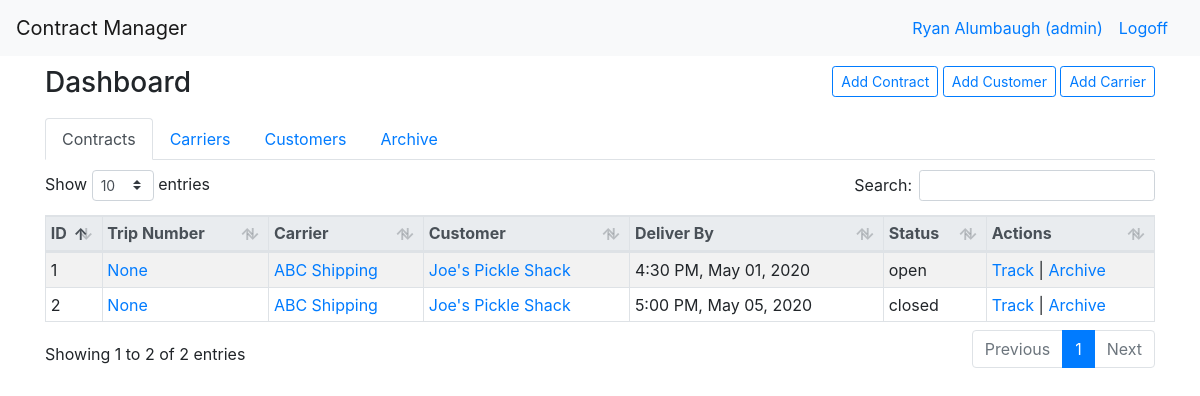
/dashboard (signed in), run on the app's committed database.
### login_app/models.py (models this page shows)
class User(models.Model):
    first_name = models.CharField(max_length=255)
    last_name = models.CharField(max_length=255)
    email = models.CharField(max_length=255)
    level = models.IntegerField(default=1)
    password = models.CharField(max_length=100)
    created_at = models.DateTimeField(auto_now_add=True)
    updated_at = models.DateTimeField(auto_now=True)
    objects = UserManager()

### manager_app/models.py (models this page shows)
class Contract(models.Model):
    trip_number= models.CharField(max_length=45, null=True)
    archived= models.BooleanField(default=False)
    status= models.CharField(max_length=255)
    carrier_cost= models.DecimalField(decimal_places= 2, max_digits=8,  null=True)
    customer_price= models.DecimalField(decimal_places= 2,max_digits=8, null=True)
    customer = models.ForeignKey(Customer, related_name="contracts", on_delete=models.CASCADE, default=None)
    carrier = models.ForeignKey(Carrier, related_name="contracts", on_delete=models.CASCADE, default=None)
    pick_up_time= models.DateTimeField()
    delivery_time= models.DateTimeField()
    created_at= models.DateTimeField(auto_now_add=True)
    updated_at= models.DateTimeField(auto_now=True)

class Carrier(models.Model):
    archived= models.BooleanField(default=False)
    name= models.CharField(max_length=255)
    website= models.CharField(max_length=255, null=True)
    address=models.OneToOneField(Address, related_name="carrier_address", on_delete=models.CASCADE, null=True)
    completed_contracts= models.IntegerField(default=0)
    open_contracts= models.IntegerField(default=0)
    email= models.CharField(max_length=255)
    created_at= models.DateTimeField(auto_now_add=True)
    updated_at= models.DateTimeField(auto_now=True)

class Customer(models.Model):
    archived= models.BooleanField(default=False)
    name= models.CharField(max_length=255)
    website= models.CharField(max_length=255)
    address=models.OneToOneField(Address, related_name="customer_address", on_delete=models.CASCADE, null=True)
    completed_contracts= models.IntegerField(default=0)
    open_contracts= models.IntegerField(default=0)
    email= models.CharField(max_length=255)
    created_at= models.DateTimeField(auto_now_add=True)
    updated_at= models.DateTimeField(auto_now=True)

### manager_app/views.py (the view)
# urls.py: path("", views.index, name="home"),
def index(request):
    def format_datetime_input(astring):
        output = astring.split("/")
        output.append(output[0])
        output.append(output[1])
        output = output[2::]
        return "-".join(output)
    if request.POST:
        display_post(request)
        try:
            request.POST["add_carrier"]
            carrier_address = models.Address.objects.create(
                name=request.POST["name"],
                street=request.POST["street_address"],
                city=request.POST["city"],
                state=request.POST["state"],
                zip_code=request.POST["zip_code"]
            )
            carrier = models.Carrier.objects.create(
                name = request.POST["name"],
                website = request.POST["website"],
                email = request.POST["email"],
                address = carrier_address
            )
            carrier_phone_number = models.PhoneNumber.objects.create(
                number_type = request.POST["number_type"],
                number = request.POST["phone_number"],
                carrier = carrier
            )
            comment = models.Comment.objects.create(
                content = request.POST["content"],
                user = logged_user(request),
                carrier = carrier,
            )
            carrier.save()
            carrier_address.save()
            carrier_phone_number.save()
            comment.save()
            print("Customer successfully entered into the database")
            return redirect(f"/dashboard/carrier/{carrier.id}")
        except KeyError:
            pass
        try:
            request.POST["add_customer"]
            customer_address = models.Address.objects.create(
                name=request.POST["name"],
                street=request.POST["street_address"],
                city=request.POST["city"],
                state=request.POST["state"],
                zip_code=request.POST["zip_code"]
            )
            customer = models.Customer.objects.create(
                name = request.POST["name"],
                website = request.POST["website"],
                email = request.POST["email"],
                address = customer_address
            )
            customer_phone_number = models.PhoneNumber.objects.create(
                number_type = request.POST["number_type"],
                number = request.POST["phone_number"],
                customer = customer
            )
            comment = models.Comment.objects.create(
                content = request.POST["content"],
                user = logged_user(request),
                customer = customer,
            )
            customer.save()
            customer_address.save()
            customer_phone_number.save()
            comment.save()
            print("Customer successfully entered into the database")
            return redirect(f"/dashboard/customer/{customer.id}")
        except KeyError:
            pass
        try:
            request.POST["add_contract"]
            pick_up_address = models.Address.objects.create(
                name = "Pickup address",
                street = request.POST["pickup_street_address"],
                city = request.POST["pickup_city"],
                state = request.POST["pickup_state"],
                zip_code = request.POST["pickup_zip_code"]
            )
            delivery_address = models.Address.objects.create(
                name = "Delivery address",
                street = request.POST["delivery_street_address"],
                city = request.POST["delivery_city"],
                state = request.POST["delivery_state"],
                zip_code = request.POST["delivery_zip_code"]
            )
            customer = models.Customer.objects.filter(name=request.POST["customer"])[0]
            carrier = models.Carrier.objects.filter(name=request.POST["carrier"])[0]
            customer.open_contracts += 1
            carrier.open_contracts += 1
            customer.save()
            carrier.save()
            contract = models.Contract.objects.create(
                status = request.POST["status"],
                customer = customer,
                carrier = carrier,
                customer_price = request.POST["customer_cost"],
                carrier_cost = request.POST["carrier_cost"],
                pick_up_time = format_datetime_input(request.POST["pickup_date"]) + " " + str(request.POST["pickup_time"]),
                delivery_time = format_datetime_input(request.POST["delivery_date"]) + " " + str(request.POST["delivery_time"])
            )
            comment = models.Comment.objects.create(
                content = request.POST["comments"],
                user = logged_user(request),
                contract = contract
            )
            route = models.Route.objects.create(
                start = pick_up_address,
                end = delivery_address,
                contract = contract
            )
            contract.save()
            comment.save()
            route.save()
            pick_up_address.save()
            delivery_address.save()
            print("Contract successfully added to the database")
            return redirect(f"/dashboard/contract/{contract.id}")
        except KeyError:
            pass
        return redirect("/dashboard")
    else:
        context = {
            "user": logged_user(request),
            "carriers": models.Carrier.objects.all(),
            "customers": models.Customer.objects.all(),
            "contracts": models.Contract.objects.filter(archived=False),
            "archived_contracts": models.Contract.objects.filter(archived=True)
        }
        return render(request, "dashboard.html", context)

### manager_app/views.py (called while the page is built)
def logged_user(request):
    return User.objects.filter(id=request.session["user_id"])[0]

### manager_app/templates/dashboard.html (shortened to what this page needs)
<!doctype html>
<html lang="en">
  <head>
    {% load static %}
    <link rel="stylesheet" type="text/css" href="{% static 'bootstrap.css' %}">
    <link rel="stylesheet" href="{% static 'dataTables.bootstrap4.min.css' %}">
  </head>
  <body>
     <nav class="navbar navbar-expand-md navbar-light bg-light">
      <a class="navbar-brand" href="/">Contract Manager</a>
      <div class="collapse navbar-collapse" id="navbarSupportedContent">
      {% if request.session.user_id == None %}
        <a class="navbar-nav mr-auto nav-link disabled" href="/users"></a>
        <a class="navbar-nav mr-lg-2 nav-link" href="/login">Signin</a>
      {% else %}
        <a class="navbar-nav mr-auto nav-link" href="#"></a>
        <a class="navbar-nav mr-sm-0 nav-link" href="#">{{user.first_name}} {{user.last_name}} (admin)</a>
        <a class="navbar-nav mr-sm-0 nav-link" href="/logout">Logoff</a>
      {% endif %}
      </div>
    </nav>
    <div class="container">
      <div class="row top_row">
        <div class="col-4">
          <h3>Dashboard</h3>
        </div>
        <div class="col-8 text-right">
         <button class="btn btn-outline-primary btn-sm" data-toggle="modal" data-target="#add_contract">Add Contract</button>
         <button class="btn btn-outline-primary btn-sm" data-toggle="modal" data-target="#add_customer">Add Customer</button>
         <button class="btn btn-outline-primary btn-sm" data-toggle="modal" data-target="#add_carrier">Add Carrier</button>
       </div>
      </div>
     <div class="row">
      <div class="col-12 table_nav">
        <ul class="nav nav-tabs" id="myTab" role="tablist">
          <li class="nav-item">
            <a class="nav-link active" id="home-tab" data-toggle="tab" href="#contracts" role="tab" aria-controls="contracts" aria-selected="true">Contracts</a>
          </li>
          <li class="nav-item">
            <a class="nav-link" id="profile-tab" data-toggle="tab" href="#carriers" role="tab" aria-controls="carriers" aria-selected="false">Carriers</a>
          </li>
          <li class="nav-item">
            <a class="nav-link" id="contact-tab" data-toggle="tab" href="#customers" role="tab" aria-controls="customers" aria-selected="false">Customers</a>
          </li>
          <li class="nav-item">
            <a class="nav-link" id="archive-tab" data-toggle="tab" href="#archive" role="tab" aria-controls="archive" aria-selected="false">Archive</a>
          </li>
        </ul>
        <div class="tab-content" id="myTabContent">
          <div class="tab-pane fade show active" id="contracts" role="tabpanel" aria-labelledby="home-tab">
            <table class="table table-sm table-hover table-striped table-bordered table-responsive-lg" id="contracts_datatable">
              <thead class ="thead-light">
                <tr>
                  <th>ID</th>
                  <th>Trip Number</th>
                  <th>Carrier</th>
                  <th>Customer</th>
                  <th>Deliver By</th>
                  <th>Status</th>
                  <th>Actions</th>
                </tr>
              </thead>
              <tbody>
                {% for contract in contracts %}
                <tr>
                  <td>{{contract.id}}</td>
                  <td><a href="/dashboard/contract/{{ contract.id }}">{{contract.trip_number}}</a></td>
                  <td><a href="/dashboard/carrier/{{ contract.carrier.id }}">{{contract.carrier.name}}</a></td>
                  <td><a href="dashboard/customer/{{ contract.customer.id }}">{{contract.customer.name}}</a></td>
                  <td>{{contract.delivery_time|date:"g:i A, M d, yy"}}</td>
                  <td>{{contract.status}}</td>
                  <td>
                    <a href="#">Track</a>&nbsp|
                    <a href="#">Archive</a>
                  </td>
                </tr>
                {% endfor %}
              </tbody>
            </table>
          </div>
        </div>
  </div>
    <link rel="stylesheet" href="https://cdnjs.cloudflare.com/ajax/libs/tempusdominus-bootstrap-4/5.0.1/css/tempusdominus-bootstrap-4.min.css" />
    <link href="https://unpkg.com/gijgo@1.9.13/css/gijgo.min.css" rel="stylesheet" type="text/css" />
  </body>
</html>

### manager_app/templates/dashboard.html (style rules this page uses)
.top_row { margin-top: 10px; margin-bottom: 10px; }
.table_nav { margin-bottom: 5px; }
#myTab { margin-bottom: 10px; }

### data on the page
User: first_name "Ryan", last_name "Alumbaugh"
Contract: id "1", trip_number "None", carrier.name "ABC Shipping", customer.name "Joe's Pickle Shack", delivery_time "4:30 PM, May 01, 2020", status "open"
Contract: id "2", trip_number "None", carrier.name "ABC Shipping", customer.name "Joe's Pickle Shack", delivery_time "5:00 PM, May 05, 2020", status "closed"
